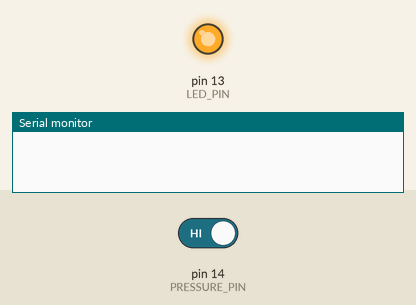
The sketch below on a simulated Arduino Uno, built with avr-gcc and run on an emulated ATmega328P. On the bench: output pins drawn as LEDs (lit = HIGH), the last lines printed to the serial monitor. Dashed ring = blinking. Inputs (shaded band) come from the test bench; at power-on: pin 14 (PRESSURE_PIN) HIGH.

Above: at 1.2 s.
1.3 s: pin 14 (PRESSURE_PIN) driven LOW
At 1.7 s:
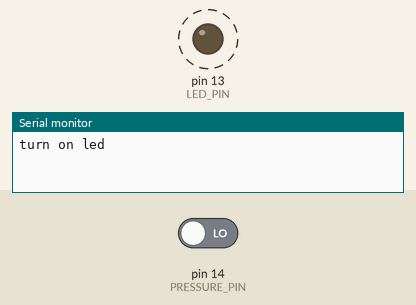
Timing chart, 0 to 9.3 s (numbered marks = the images above; inputs shaded):
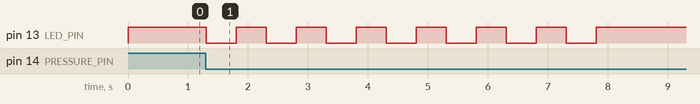

The sketch:

sketch_sep15a.ino
```cpp
#define LED_PIN 13   // Relay control pin
#define PRESSURE_PIN 14  // Input pin connected to the pressure plate

void setup() {
  Serial.begin(9600);
  pinMode(LED_PIN, OUTPUT);
  pinMode(PRESSURE_PIN, INPUT);
  digitalWrite(LED_PIN, HIGH); // Initialize the relay to be OFF
}

void loop() {
  if (digitalRead(PRESSURE_PIN) == LOW) { // Check if the pressure plate is pressed
    Serial.println("turn on led");
    for (int i=1; i<=7; i++) {
      digitalWrite(LED_PIN, LOW); // Turn ON the LED (relay ON)
      delay(500); // Keep the LED on for 0.5 seconds
      digitalWrite(LED_PIN, HIGH); // Turn OFF the LED (relay OFF)
      delay(500); // Close the LED on for 0.5 seconds
    }
    // Wait until the pressure plate is released before resetting
    while (digitalRead(PRESSURE_PIN) == LOW) {
      delay(10); // Delay to prevent bouncing issues
    }
  }
}
```

Measured:
- after the input at 1.3 s, pin 13 (LED_PIN): alternates HIGH for 0.50 s and LOW for 0.50 s, 14 changes in all, then stays HIGH, starting at once
